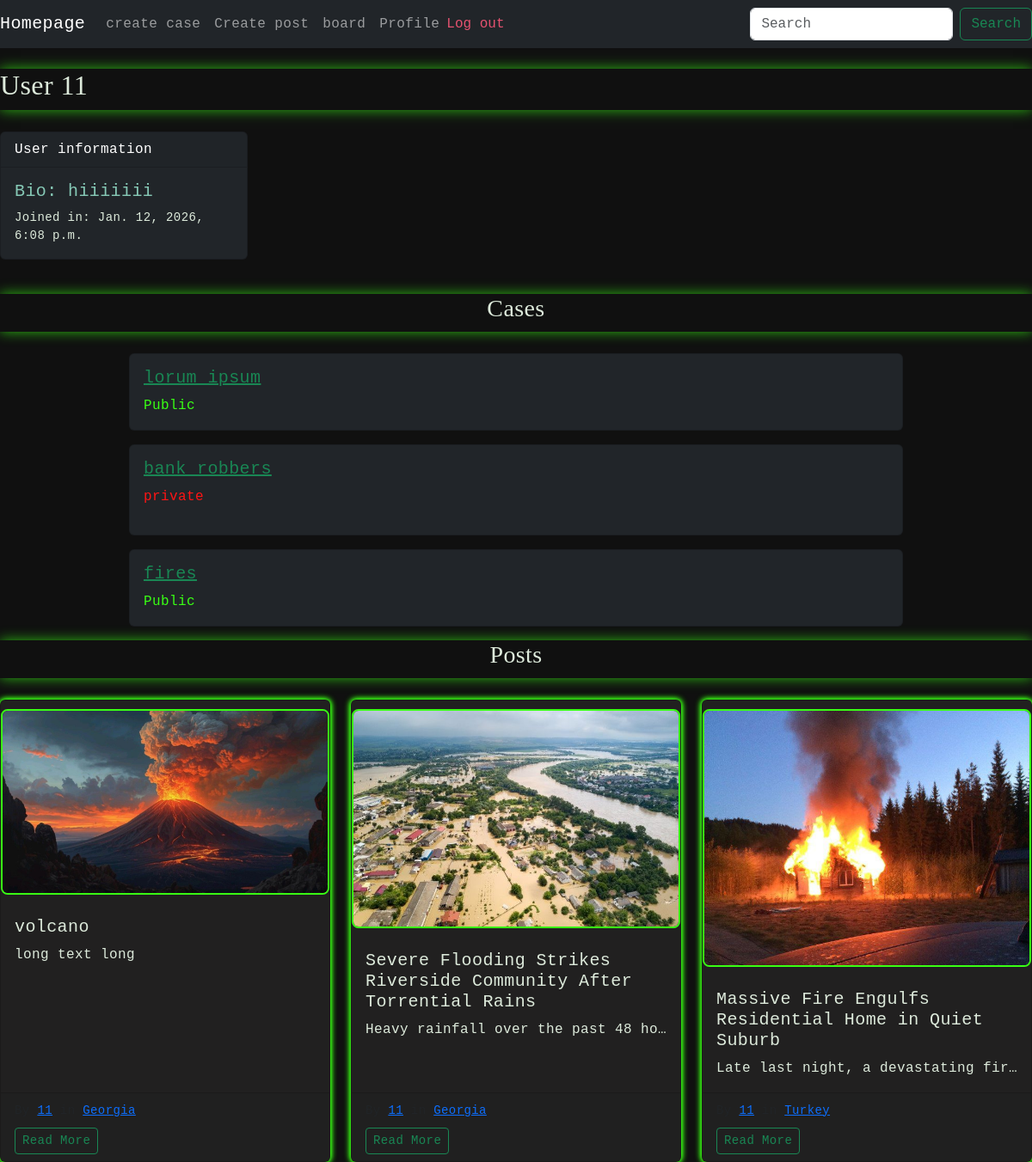
The page /profile/11 (signed in) on the database as committed earlier.
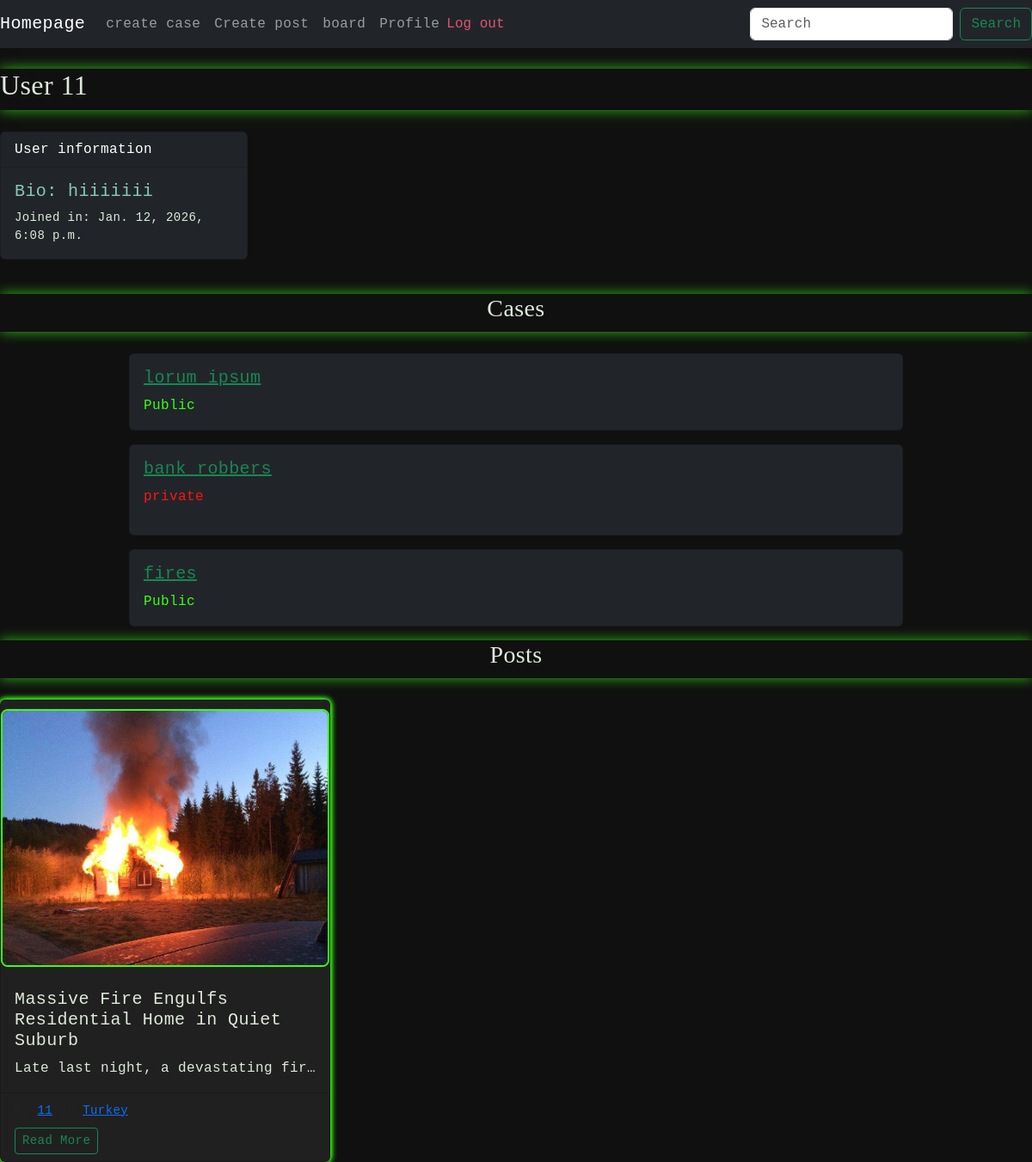
The same page on the database as committed later.
### final/models.py (models this page shows, shortened)
class Case(models.Model):
    author = models.ForeignKey(settings.AUTH_USER_MODEL, on_delete=models.CASCADE, related_name="cases")
    title = models.CharField(max_length=200)
    notes = models.TextField(blank=True)
    is_public = models.BooleanField(default=True)
    created_at = models.DateTimeField(auto_now_add=True)

class Post(models.Model):
    author = models.ForeignKey(User, on_delete=models.CASCADE)
    title = models.CharField(max_length=200)
    body = models.TextField()
    country = models.CharField(max_length=100)
    city = models.CharField(max_length=100, blank=True)
    tags = models.CharField(max_length=255, blank=True)
    create_time = models.DateTimeField(auto_now_add=True)
    event_date = models.DateField()

class PostImg(models.Model):
    post = models.ForeignKey(Post, on_delete=models.CASCADE, related_name="images")
    image = models.ImageField(upload_to="post_images/")
    uploaded_at = models.DateTimeField(auto_now_add=True)

### final/views.py (the view)
# urls.py: path("profile/<str:username>", views.profile, name="profile"),
@login_required
def profile(request, username):
    user = get_object_or_404(User, username=username)
    profile, _ = Profile.objects.get_or_create(user=user)
    if request.method == "POST" and request.user == user:
        profile.bio = request.POST.get("bioo", "")
        profile.save()
        return redirect("profile", username=username)
    posts = Post.objects.filter(author=user).order_by("-create_time")
    cases = Case.objects.filter(author=user)
    return render(request, "profile.html", {
        "profile_user": user,
        "profile": profile,
        "posts": posts,
        "cases": cases,
    })

### final/templates/profile.html (shortened to what this page needs)
{% extends "layout.html" %}
{% block body %}
<br>
<h2 class="gl_h1">User {{ profile_user.username }}</h2>
<div class="card text-white bg-dark mb-3" style="max-width: 18rem;">
  <div class="card-header">User information</div>
  <div class="card-body">
    {% if profile.bio %}
    <h5 class="card-title" style="color: rgb(134, 201, 182);">Bio: {{ profile.bio }}</h5>
    {% endif %}
    <small><p class="card-text">Joined in: {{ profile.create_time }}</p></small>
  </div>
</div>
     <br>
    <h3 class="gl_h1" style="text-align: center;">Cases</h3>
    {% if cases %}
    {% for case in cases %}
    <div class="card text-white bg-dark mb-3 w-75 mx-auto">
    <div class="card-body">
      <h5 class="card-title"><a href="{% url 'case_detail' case.id %}" class="text-success">{{ case.title }}</a></h5>
      {% if case.is_public %}
      <p class="card-text"><span style="color: #39ff14;">Public</span>
      {% else %}
      <span style="color:#ff1414">private</span>
      {% endif %}</p>
    </div>
  </div>
  {% endfor %}
{% else %}
  <p class="text-center">You have no cases</p>
{% endif %}
<h3 class="gl_h1" style="text-align: center;">Posts</h3>
<div class="row g-4">
  {% for post in posts %}
  <div class="col-md-4">
    <div class="card h-100" style="background-color:#212020; color:#ddeadb;">
      {% if post.images.exists %}
        <img src="{{ post.images.first.image.url }}" class="card-img-top" alt="Post image">
      {% endif %}
      <div class="card-body">
        <h5 class="card-title">{{ post.title }}</h5>
        <p class="card-text text-truncate" style="max-height:3em;">{{ post.body }}</p>
      </div>
      <div class="card-footer">
        <small class="text-muted">By <a href="{% url 'profile' post.author.username %}">{{ post.author.username }}</a> in <a href="{% url 'country' post.country %}">{{ post.country }}</a></small>
        <br>
        <a href="{% url 'view_post' post.id %}" class="btn btn-outline-success btn-sm mt-2">Read More</a>
      </div>
    </div>
  </div>
  {% empty %}
    <p>No posts yet</p>
  {% endfor %}
</div>
{% endblock %}

Rows that differ between the two databases and show on the page:
removed Post: images.first.image (picture), title "volcano", body "long text long", author.username "11", country "Georgia"
removed Post: images.first.image (picture), title "Severe Flooding Strikes Riverside Community After Torrential Rains", body "Heavy rainfall over the past 48 h…", author.username "11", country "Georgia"
